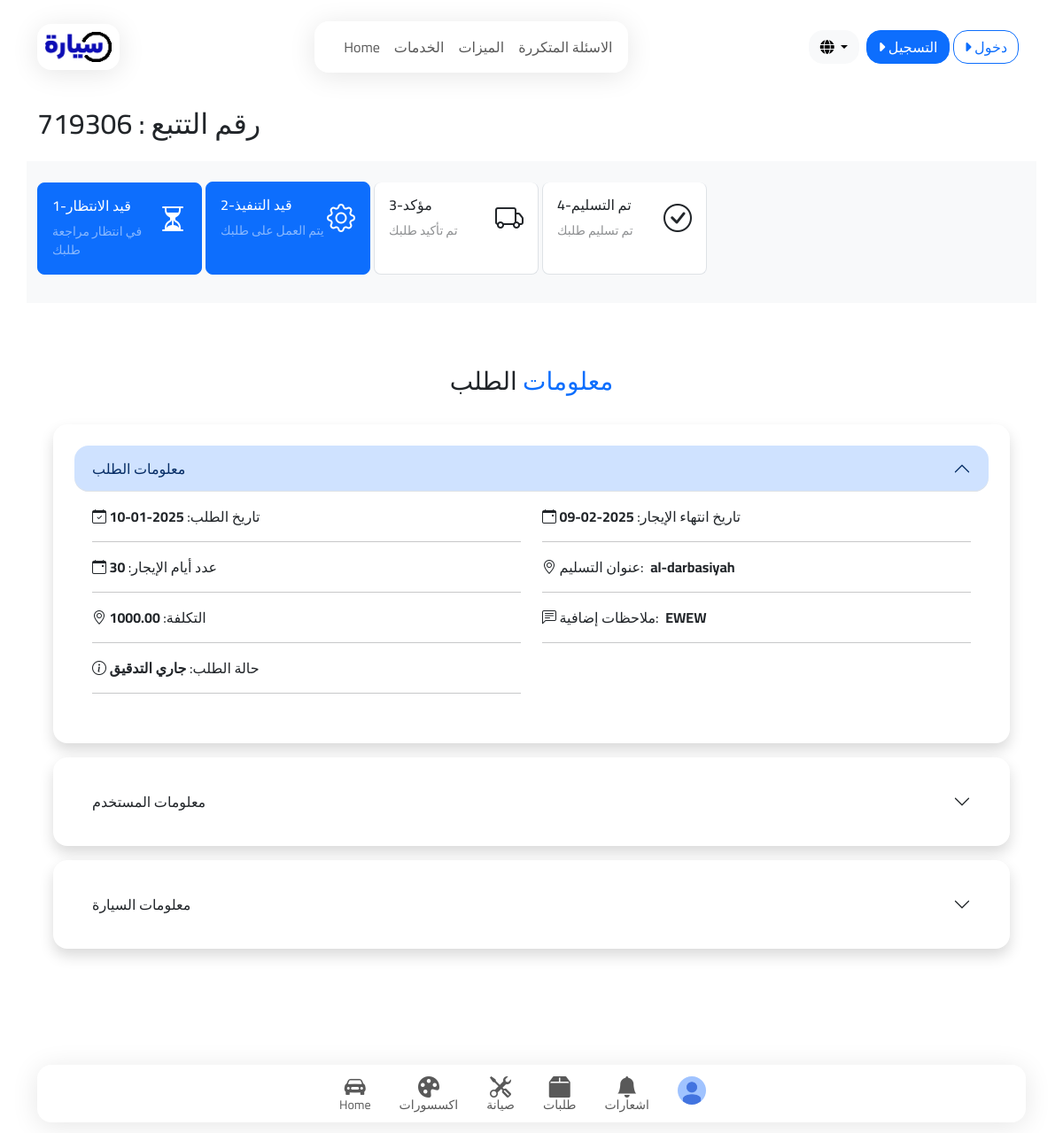
/en-us/customer/view_rental_car_order/13, run on the app's committed database.
### customer/models.py (models this page shows, shortened)
class OrderModel(models.Model):
    customer = models.ForeignKey('auth.User', on_delete=models.CASCADE, related_name="car_orders", verbose_name="العميل", null=True)
    order_type = models.CharField(
        max_length=20,
        choices=OrderTypeChoices,
        verbose_name="نوع الطلب"
    )
    buy_car_order = models.OneToOneField(BuyCarOrderModel, on_delete=models.CASCADE, verbose_name="مودل طلب شراء السيارة", null=True)
    buy_vehicle_order = models.OneToOneField(BuyVehicleOrderModel, on_delete=models.CASCADE, verbose_name="مودل طلب شراء السيارة", null=True)
    car_rental_order = models.OneToOneField(RentalOrderModel, on_delete=models.CASCADE, verbose_name="مودل طلب ايجار السيارة", null=True)
    car_installment_order = models.OneToOneField(InstallmentRequestModel, on_delete=models.CASCADE, verbose_name="مودل طلب تقسيط السيارة", null=True)
    vehicle_rental_order = models.OneToOneField(VehicleRentalOrder, on_delete=models.CASCADE, verbose_name="مودل طلب نقل حمولة", null=True)
    order_id = models.CharField(max_length=50, default=RandomOrderIDGen, null=True)
    created_at = models.DateTimeField(auto_now_add=True, verbose_name="تاريخ الإنشاء")
    updated_at = models.DateTimeField(auto_now=True, verbose_name="تاريخ التعديل")

class RentalOrderModel(models.Model):
    PENDING = 'pending'
    IN_PROGRESS = 'in_progress'
    CONFIRMED = 'confirmed'
    COMPLETED = 'completed'
    CANCELED = 'canceled'
    ORDER_STATUS = [
        (PENDING, 'قيد الانتظار'),
        (IN_PROGRESS, 'جاري التدقيق'),
        (CONFIRMED, 'مؤكد'),
        (COMPLETED, 'مكتمل'),
        (CANCELED, 'ملغى'),
    ]
    customer_name = models.CharField(max_length=100, verbose_name="اسم العميل")
    customer_email = models.EmailField(verbose_name="البريد الإلكتروني")
    customer_phone = models.CharField(max_length=15, verbose_name="رقم الهاتف")
    car_rental = models.ForeignKey(CarRentalModel, on_delete=models.CASCADE, verbose_name="السيارة المحجوزة")
    rental_days = models.CharField(max_length=20, choices=RENTAL_DAYS_TYPES, verbose_name="عدد أيام الإيجار", null=True)
    start_date = models.DateField(verbose_name="تاريخ بدء الإيجار")
    end_date = models.DateField(verbose_name="تاريخ انتهاء الإيجار")
    status = models.CharField(max_length=20, choices=ORDER_STATUS, default=PENDING, verbose_name="حالة الحجز")
    total_cost = models.DecimalField(max_digits=10, decimal_places=2, verbose_name="التكلفة الإجمالية", null=True, blank=True)
    address = models.TextField(verbose_name="عنوان التسليم", null=True)
    notes = models.TextField(null=True, blank=True, verbose_name="ملاحظات إضافية")
    class Meta:
        verbose_name = "حجز"
        verbose_name_plural = "حجوزات"

### customer/views.py (the view)
# urls.py: path('view_rental_car_order/<int:order_id>', views.view_rental_car_order, name='view_rental_car_order'),
def view_rental_car_order(request, order_id):
    user = request.user
    order = OrderModel.objects.get(id=order_id)
    buy_car_order = order.car_rental_order
    return render(request, 'customer/orders/view_rental_car_order.html', {'order':order, 'buy_car_order':buy_car_order})

### templates/customer/orders/view_rental_car_order.html (shortened to what this page needs)
{% extends "customer_base.html" %}
{% load static %}
{% load i18n %}
{% block heads %}
<link rel="stylesheet" href="https://cdnjs.cloudflare.com/ajax/libs/croppie/2.6.5/croppie.min.css" />
{% endblock heads %}
{% block sheri %}
<div class="container">
    <h2 class="py-3">رقم التتبع : {{order.order_id}}</h2>
</div>
<div class="container p-4 bg-body-tertiary">
    <div class="list-group list-group-checkable row row-cols-2 row row-cols-md-4 flex-row justify-content-center justify-content-md-start">
        <label class="col-5 col-md-2 list-group-item rounded-3 py-3 me-1 mb-2 d-flex justify-content-between {% if buy_car_order.status in 'pending in_progress confirmed completed' %}active{% endif %}" for="listGroupCheckableRadios1">
            <div>
                <h6>1-قيد الانتظار</h6>
                <span class="d-block small opacity-50">في انتظار مراجعة طلبك</span>
            </div>
            <i class="bi bi-hourglass-split fs-2"></i>
        </label>
        <label class="col-5 col-md-2 list-group-item rounded-3 py-3 me-1 mb-2 d-flex justify-content-between {% if buy_car_order.status in 'in_progress confirmed completed' %}active{% endif %}" for="listGroupCheckableRadios1">
            <div>
                <h6>2-قيد التنفيذ</h6>
                <span class="d-block small opacity-50">يتم العمل على طلبك</span>
            </div>
            <i class="bi bi-gear fs-2"></i>
        </label>
        <label class="col-5 col-md-2 list-group-item rounded-3 py-3 me-1 mb-2  d-flex justify-content-between {% if buy_car_order.status in 'confirmed completed' %}active{% endif %}" for="listGroupCheckableRadios1">
            <div>
                <h6>3-مؤكد</h6>
                <span class="d-block small opacity-50">تم تأكيد طلبك</span>
            </div>
            <i class="bi bi-truck fs-2"></i>
        </label>
        <label class="col-5 col-md-2 list-group-item rounded-3 py-3 me-1 mb-2  d-flex justify-content-between {% if buy_car_order.status in 'completed' %}active{% endif %}" for="listGroupCheckableRadios1">
            <div>
                <h6>4-تم التسليم</h6>
                <span class="d-block small opacity-50">تم تسليم طلبك</span>
            </div>
            <i class="bi bi-check-circle fs-2"></i>
        </label>
      </div>
</div>
<div class="py-5 px-2 px-md-4 ">
    <h3 class="text-center py-4">
        <span class="text-primary">معلومات</span>
        الطلب
    </h3>
    <div class="accordion accordion-flush mx-auto" id="accordionFlushExample" style="max-width: 1080px;">
        <div class="accordion-item p-4 rounded-4 mb-3 border-0 shadow border border-primary">
            <h2 class="accordion-header">
                <div class="accordion-button rounded-4" type="button" data-bs-toggle="collapse"
                    data-bs-target="#flush-collapseOne" aria-expanded="true" aria-controls="flush-collapseOne">
                    {% trans "معلومات الطلب" %}
                </div>
            </h2>
            <div id="flush-collapseOne" class="accordion-collapse collapse show"
                data-bs-parent="#accordionFlushExample">
                <div class="accordion-body">
                    <div class="row row-cols-1 row-cols-md-2">
                        <div>
                            <i class="bi bi-calendar-check"></i>
                            <span class="me-1">تاريخ الطلب:</span>
                            <strong>{{ buy_car_order.start_date|date:'Y-m-d' }}</strong>
                            <hr>
                        </div>
                        <div>
                            <i class="bi bi-calendar-event"></i>
                            <span class="me-1">تاريخ انتهاء الإيجار:</span>
                            <strong>{{ buy_car_order.end_date|date:'Y-m-d' }}</strong>
                            <hr>
                        </div>
                        <div>
                            <i class="bi bi-calendar-event"></i>
                            <span class="me-1">عدد أيام الإيجار:</span>
                            <strong>{{ buy_car_order.rental_days }}</strong>
                            <hr>
                        </div>
                        <div>
                            <i class="bi bi-geo-alt"></i>
                            <span class="me-1">عنوان التسليم:</span>
                            <strong>{{ buy_car_order.address }}</strong>
                            <hr>
                        </div>
                        <div>
                            <i class="bi bi-geo-alt"></i>
                            <span class="me-1">التكلفة:</span>
                            <strong>{{ buy_car_order.total_cost }}</strong>
                            <hr>
                        </div>
                        <div>
                            <i class="bi bi-chat-left-text"></i>
                            <span class="me-1">ملاحظات إضافية:</span>
                            <strong>{{ buy_car_order.notes }}</strong>
                            <hr>
                        </div>
                        <div>
                            <i class="bi bi-info-circle"></i>
                            <span class="me-1">حالة الطلب:</span>
                            <strong>{{ buy_car_order.get_status_display }}</strong>
                            <hr>
                        </div>
                    </div>
                </div>
            </div>
        </div>
        <div class="accordion-item p-4 rounded-4 mb-3 border-0 shadow">
            <h2 class="accordion-header">
                <div class="accordion-button collapsed rounded-4" type="button" data-bs-toggle="collapse"
                    data-bs-target="#flush-collapseOne2" aria-expanded="false" aria-controls="flush-collapseOne2">
                    {% trans "معلومات المستخدم" %}
                </div>
            </h2>
        </div>
        <div class="accordion-item p-4 rounded-4 mb-3 border-0 shadow">
            <h2 class="accordion-header">
                <div class="accordion-button collapsed rounded-4" type="button" data-bs-toggle="collapse"
                    data-bs-target="#flush-collapseOne3" aria-expanded="false" aria-controls="flush-collapseOne3">
                    {% trans "معلومات السيارة" %}
                </div>
            </h2>
        </div>
    </div>
</div>
<div class="py-4"></div>
{% endblock %}

### sayyar/static/css/pages/base.css (style rules this page uses)
body { padding-top: 3.5rem }

### data on the page
OrderModel: order_id "719306"
RentalOrderModel: start_date "2025-01-10", end_date "2025-02-09", rental_days "30", address "al-darbasiyah", total_cost "1000.00", notes "EWEW", status "جاري التدقيق"
